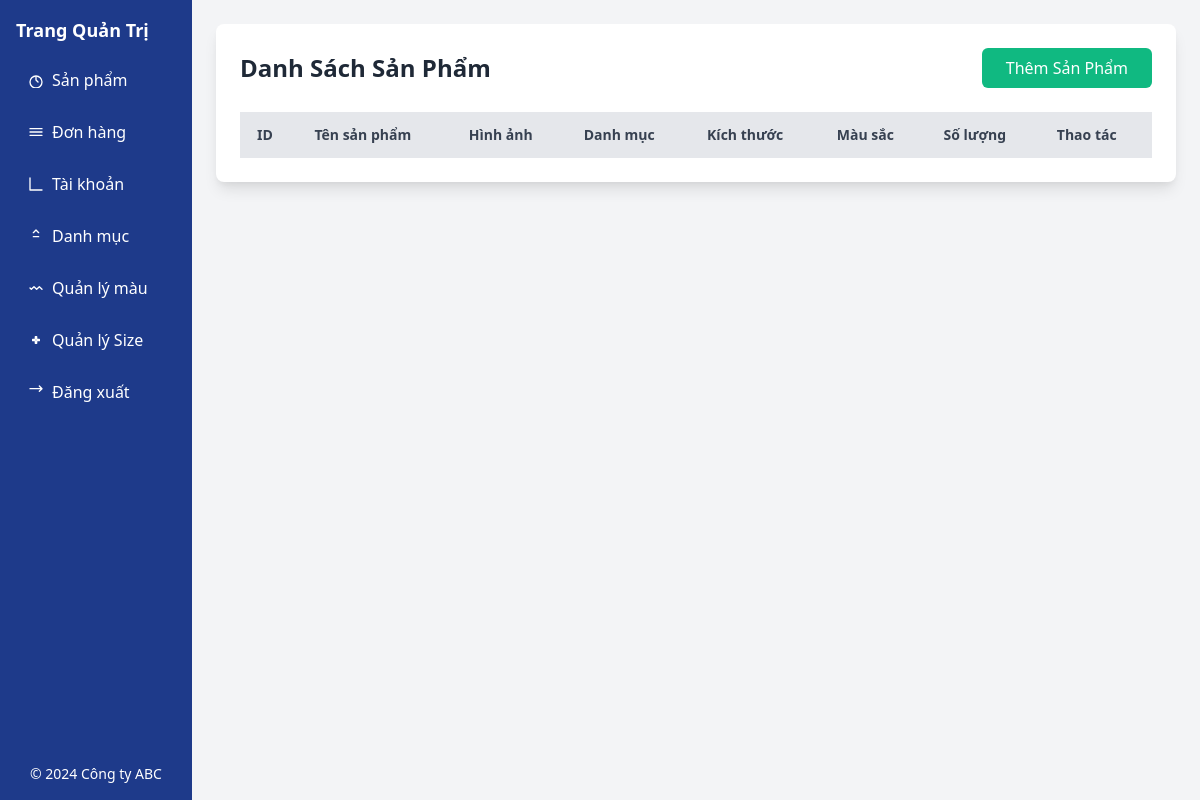
Before: /admin/qlsanpham.php with the older database file.
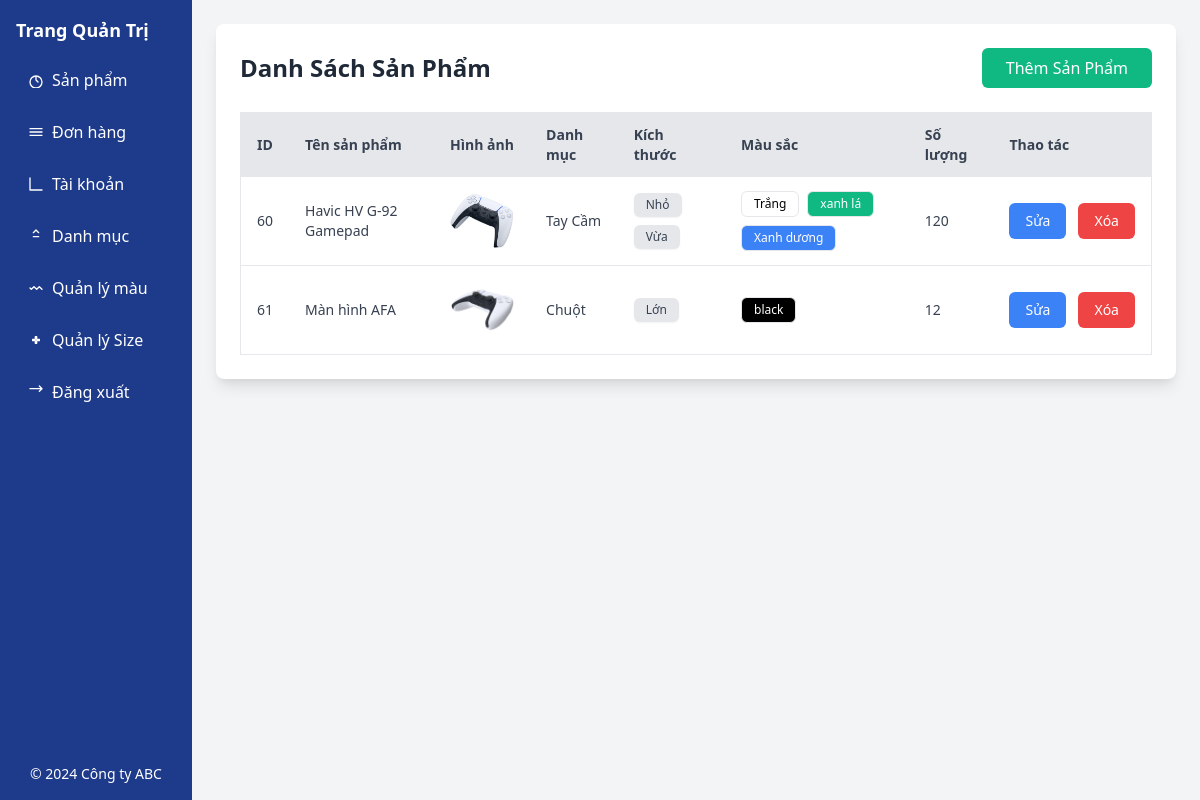
After: the same page with the newer database file.
### tables this page shows
CREATE TABLE IF NOT EXISTS `images` (
  `image_id` int NOT NULL AUTO_INCREMENT,
  `url_image` varchar(255) NOT NULL,
  `product_id` int NOT NULL,
  PRIMARY KEY (`image_id`),
  KEY `product_id` (`product_id`)
);

CREATE TABLE IF NOT EXISTS `categories` (
  `catagory_id` int NOT NULL AUTO_INCREMENT,
  `name` varchar(255) NOT NULL,
  `description` text,
  `created_at` timestamp NULL DEFAULT CURRENT_TIMESTAMP,
  `updated_at` timestamp NULL DEFAULT CURRENT_TIMESTAMP ON UPDATE CURRENT_TIMESTAMP,
  PRIMARY KEY (`catagory_id`)
);

CREATE TABLE IF NOT EXISTS `sizes` (
  `size_id` int NOT NULL AUTO_INCREMENT,
  `size_name` varchar(10) NOT NULL,
  `size_code` varchar(10) NOT NULL,
  PRIMARY KEY (`size_id`)
);

CREATE TABLE IF NOT EXISTS `colors` (
  `color_id` int NOT NULL AUTO_INCREMENT,
  `color_name` varchar(10) NOT NULL,
  `color_code` varchar(10) NOT NULL,
  PRIMARY KEY (`color_id`)
);

### class/Product.php (called while the page is built, shortened)
<?php
class Product extends Db
{
  function getProductsByKeyAndCata($key = '', $catagoriesId = 0)
  {
    $sql = 'SELECT * FROM products WHERE name LIKE ?';
    $data = [];
    if ($catagoriesId != 0) {
      $sql .= ' AND category_id = ?';
      $data = $this->selectSQL($sql, ["%$key%", $catagoriesId]);
    } else {
      $data = $this->selectSQL($sql, ["%$key%"]);
    }
    foreach ($data as $key => $value) {
      $data[$key] = $this->getProductById($value['product_id']);
      $quatity = $this->getQuatityProduct($value['product_id']);
      $data[$key]['quatity'] = $quatity;
    }
    return $data  ?? [];
  }
  function getQuatityProduct($id)
  {
    $sql = 'SELECT SUM(quantity) as quantity FROM product_detail WHERE product_id = ?';
    $data = $this->selectSQL($sql, [$id]);
    return $data[0]['quantity'] ?? 0;
  }
  function getImages($id)
  {
    $sql = 'SELECT * FROM images WHERE product_id = ?';
    return $this->selectSQL($sql, [$id]) ?? [];
  }
  function getSizes($id)
  {
    $sql = 'SELECT DISTINCT
                s.size_id,
                s.size_code,
                s.size_name
            FROM
                sizes s
            JOIN
                product_detail pd ON pd.size_id = s.size_id
            WHERE
                pd.product_id = ?';
    return $this->selectSQL($sql, [$id]) ?? [];
  }
  function getColors($id)
  {
    $sql = 'SELECT DISTINCT
                c.color_id,
                c.color_code,
                c.color_name
            FROM
                colors c
            JOIN
                product_detail pd ON pd.color_id = c.color_id
            WHERE
                pd.product_id = ?';
    return $this->selectSQL($sql, [$id]) ?? [];
  }
  function getProduct($id)
  {
    $sql = 'SELECT
                p.product_id,
                p.name AS product_name,
                p.description AS product_description,
                p.price
            FROM
                products p
            WHERE
                p.product_id = ?';
    return $this->selectSQL($sql, [$id]);
  }
  function getAllPrice($id)
  {
    $sql = 'SELECT DISTINCT price FROM product_detail WHERE product_id = ?';
    return $this->selectSQL($sql, [$id]) ?? [];
  }
  function getProductById($id)
  {
    $sql = 'SELECT
               *
            FROM
                products p
            WHERE
                p.product_id = ?';
    $cataObj = new Catagory();
    $product_detail = $this->selectSQL($sql, [$id]);
    $catagory = $cataObj->find($product_detail[0]['category_id']);
    $product = $this->getProduct($product_detail[0]['product_id'])  ?? [];
    $sizes = $this->getSizes($product_detail[0]['product_id']) ?? [];
    $colors = $this->getColors($product_detail[0]['product_id']) ?? [];
    $images = $this->getImages($product_detail[0]['product_id']) ?? [];
    $prices = $this->getAllPrice($product_detail[0]['product_id']) ?? [];
    $price =  $prices[0]['price'] ?? 0;
    return [
      'product_id' => $product[0]['product_id'],
      'product_name' => $product[0]['product_name'],
      'product_description' => $product[0]['product_description'],
      'catagory' => $catagory[0],
      'images' => $images,
      'price' => $price,
      'colors' => $colors,
      'sizes' => $sizes
    ];
  }
}

### class/Db.php (called while the page is built, shortened)
<?php
class Db
{
  public static $conn = null;
  function __construct()
  {
    Db::$conn = new PDO("mysql:host=localhost; dbname=e1", 'root', '');
    Db::$conn->setAttribute(PDO::ATTR_ERRMODE, PDO::ERRMODE_EXCEPTION);
  }
  function selectSQL($sql, $arrParam = [])
  {
    $stm = Db::$conn->prepare($sql);
    $stm->execute($arrParam);
    return $stm->fetchAll(PDO::FETCH_ASSOC);
  }
}

### class/Catagory.php (called while the page is built, shortened)
<?php
class Catagory extends Db
{
    public function find($id)
    {
        return $this->selectSQL('SELECT * FROM categories WHERE catagory_id = ?', [$id]);
    }
}

### admin/qlsanpham.php (the view, shortened to what the changed rows need)
<?php
$product = new Product();
$lstProduct = $product->getProductsByKeyAndCata() ?? [];
?>
<!DOCTYPE html>
<html lang='vi'>
<head>
    <link href='https://cdn.jsdelivr.net/npm/tailwindcss@2.2.19/dist/tailwind.min.css' rel='stylesheet'>
</head>
<body class='bg-gray-100 font-sans'>
    <div class='flex'>
        <?php include './views/navAdmin.php'; ?>
        <div class='flex-1 p-6'>
            <div class='bg-white p-6 rounded-lg shadow-lg'>
                <div class='flex justify-between items-center mb-6'>
                    <h2 class='text-2xl font-semibold text-gray-800'>Danh Sách Sản Phẩm</h2>
                </div>
                <div class='overflow-x-auto'>
                    <table class='min-w-full bg-white border border-gray-200'>
                        <thead class='bg-gray-200 text-gray-700 text-sm'>
                            <tr>
                                <th class='py-3 px-4 text-left font-semibold'>ID</th>
                                <th class='py-3 px-4 text-left font-semibold'>Tên sản phẩm</th>
                                <th class='py-3 px-4 text-left font-semibold'>Hình ảnh</th>
                                <th class='py-3 px-4 text-left font-semibold'>Danh mục</th>
                                <th class='py-3 px-4 text-left font-semibold'>Kích thước</th>
                                <th class='py-3 px-4 text-left font-semibold'>Màu sắc</th>
                                <th class='py-3 px-4 text-left font-semibold'>Số lượng</th>
                                <th class='py-3 px-4 text-left font-semibold'>Thao tác</th>
                            </tr>
                        </thead>
                        <tbody class='text-gray-700 text-sm'>
                            <?php foreach ($lstProduct as $product) { ?>
                                <tr class='border-b hover:bg-gray-50'>
                                    <td class='py-3 px-4'><?php echo $product['product_id']; ?></td>
                                    <td class='py-3 px-4'><?php echo $product['product_name']; ?></td>
                                    <td class='py-3 px-4'>
                                        <div class='w-16 h-16 flex justify-center items-center'>
                                            <img src='<?php echo $product['images'][0]['url_image'] ?? ''; ?>' class='w-16 h-16 object-contain'>
                                        </div>
                                    </td>
                                    <td class='py-3 px-4'><?php echo $product['catagory']['name']; ?></td>
                                    <td class='py-3 px-4'>
                                        <div class='flex flex-wrap gap-2'>
                                            <?php foreach ($product['sizes'] as $size) { ?>
                                                <span class='bg-gray-200 text-gray-700 px-3 py-1 shadow-sm rounded-md text-xs'><?php echo $size['size_code']; ?></span>
                                            <?php } ?>
                                        </div>
                                    </td>
                                    <td class='py-3 px-4'>
                                        <div class='flex flex-wrap gap-2'>
                                            <?php foreach ($product['colors'] as $color) { ?>
                                                <span class='inline-block border border-gray-200 bg-<?php echo $color['color_code']; ?> text-<?php if ($color['color_code'] === 'white') echo 'black';
                                                                                                                                                else echo 'white'; ?> px-3 py-1 rounded-md text-xs'>
                                                    <?php echo $color['color_name']; ?>
                                                </span>
                                            <?php } ?>
                                        </div>
                                    </td>
                                    <td class='py-3 px-4'><?php echo $product['quatity']; ?></td>
                                    <td class='py-3 px-4'>
                                        <div class='flex gap-3'>
                                            <a href='index.php?page=suasanpham&id=<?php echo $product['product_id']; ?>' class='bg-blue-500 text-white px-4 py-2 rounded-md hover:bg-blue-700 transition duration-200 h-fit'>Sửa</a>
                                            <form method='POST'>
                                                <button type='submit' name='deleteProduct' value='1' class='bg-red-500 text-white px-4 py-2 rounded-md hover:bg-red-700 transition duration-200'>Xóa</button>
                                            </form>
                                        </div>
                                    </td>
                                </tr>
                            <?php } ?>
                        </tbody>
                    </table>
                </div>
            </div>
        </div>
    </div>
</body>
</html>

Changed rows visible on the page:
added images: url_image (picture)
added categories: name "Tay Cầm"
added sizes: size_code "Nhỏ", shown under "60"
added sizes: size_code "Vừa", shown under "60"
added colors: color_name "Trắng", color_code "white" (drawn), shown under "60"
added colors: color_name "xanh lá", color_code "green-500" (drawn), shown under "60"
added colors: color_name "Xanh dương", color_code "blue-500" (drawn), shown under "60"
added images: url_image (picture)
added categories: name "Chuột"
added sizes: size_code "Lớn", shown under "61"
added colors: color_name "black", color_code "black" (drawn), shown under "61"
Other visible differences:
new list line: "60 Havic HV G-92 Gamepad 120 Sửa Xóa"
new list line: "61 Màn hình AFA 12 Sửa Xóa"
